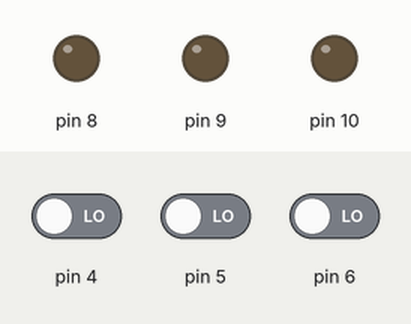
Simulated run of this sketch. Board: Arduino Uno, built with avr-gcc and run on an emulated ATmega328P. On the bench: output pins drawn as LEDs (lit = HIGH). The inputs (shaded band) are chosen by the test bench; at power-on: pin 4 LOW, pin 5 LOW, pin 6 LOW.

Above: at 1.2 s.
1.3 s: pin 4 driven HIGH
At 2.2 s:
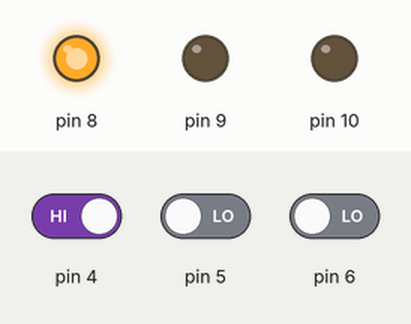
2.8 s: pin 5 driven HIGH
At 3.4 s:
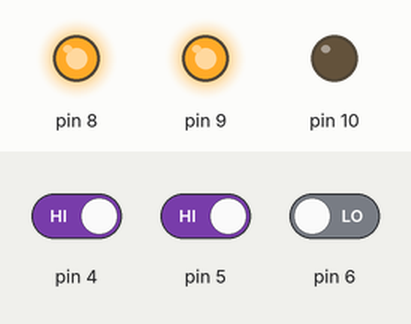
4.3 s: pin 6 driven HIGH
At 5.5 s:
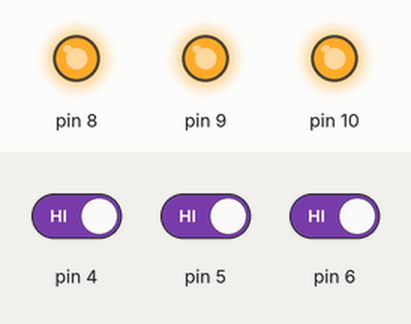
5.8 s: pin 4 driven LOW
At 6.8 s:
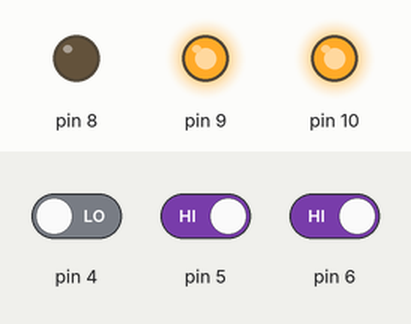
7.3 s: pin 5 driven LOW
At 8.0 s:
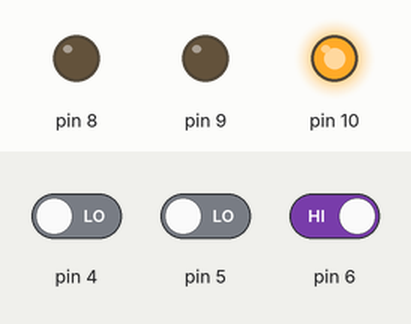
8.8 s: pin 4 driven HIGH
At 9.1 s:
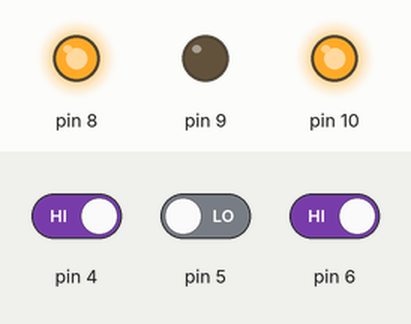
Timing chart, 0 to 11.3 s (numbered marks = the images above; inputs shaded):
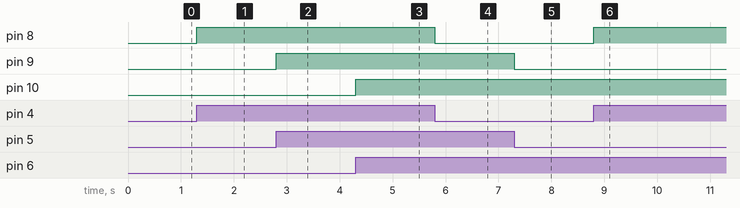

Measured:
- after the input at 1.3 s, pin 8: LOW → HIGH at once
- after the input at 2.8 s, pin 9: LOW → HIGH at once
- after the input at 4.3 s, pin 10: LOW → HIGH at once
- after the input at 5.8 s, pin 8: HIGH → LOW at once
- after the input at 7.3 s, pin 9: HIGH → LOW at once
- after the input at 8.8 s, pin 8: LOW → HIGH at once

The sketch:

LAB2_LED_multiple_switch.ino
```cpp
void setup() {
  pinMode(4, INPUT);  // ปุ่มสีแดง
  pinMode(5, INPUT);  // ปุ่มสีเขียว
  pinMode(6, INPUT);  // ปุ่มสีน้ำเงิน
  pinMode(8, OUTPUT); // ควบคุมไฟสีแดง
  pinMode(9, OUTPUT); // ควบคุมไฟสีเขียว
  pinMode(10, OUTPUT); // ควบคุมไฟสีน้ำเงิน
}

void loop() {
  if (digitalRead(4) == HIGH) {
    digitalWrite(8, HIGH);  // เปิดไฟสีแดง
  } else {
    digitalWrite(8, LOW); // ปิดไฟสีแดง
  }

  if (digitalRead(5) == HIGH) {
    digitalWrite(9, HIGH);  // เปิดไฟสีเขียว
  } else {
    digitalWrite(9, LOW); // ปิดไฟสีเขียว
  }

  if (digitalRead(6) == HIGH) {
    digitalWrite(10, HIGH);  // เปิดไฟสีน้ำเงิน
  } else {
    digitalWrite(10, LOW); // ปิดไฟสีน้ำเงิน
  }
}
```
